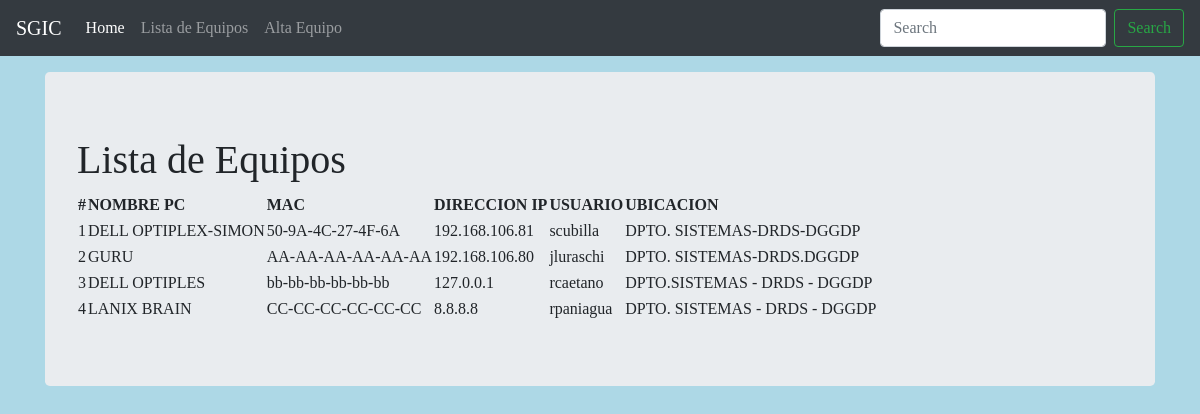
/computer_list/, run on the app's committed database.
### compuapp/models.py (models this page shows, shortened)
class Computer(models.Model):
    computer_name = models.CharField(max_length=30)
    IP_address = models.CharField(max_length=30)
    MAC_address = models.CharField(max_length=30)
    users_name = models.CharField(max_length=30)
    location = models.CharField(max_length=30)
    purchase_date = models.DateField(auto_now_add=False, auto_now=False, blank=True, null=True)
    timestamp = models.DateField(auto_now_add=True, auto_now=False, blank=True)

### compuapp/views.py (the view)
# urls.py: path('computer_list/', views.computer_list, name='computer_list'),
def computer_list(request):
    title = "Lista de Equipos"
    queryset = Computer.objects.all()
    context = {
    "title": title,
    "queryset": queryset,
    }
    return render(request, "list_computer.html",context)

### templates/list_computer.html (shortened to what this page needs)
{% load static %}
<!doctype html>
<html lang="en">
  <head>
<link href="{% static 'css/bootstrap.min.css' %}" rel="stylesheet">
     <link href="{% static 'css/stylesheet.css' %}" rel="stylesheet">
    <link href="{% static 'css/navbar-top-fixed.css' %}" rel="stylesheet">
  </head>
  <body>
  {% include 'navbar.html'  %}
  <main role="main" class="container">
  <div class="jumbotron">
    <h1>  {{title}}</h1>
        <table>
    <tr>
        <th>#</th>
        <th>NOMBRE PC</th>
        <th>MAC</th>
        <th>DIRECCION IP</th>
        <th>USUARIO</th>
        <th>UBICACION</th>
    </tr>
    {% for instance in queryset %}
    <tr>
        <td>{{forloop.counter}}</td>
        <td>{{instance.computer_name}}</td>
        <td>{{instance.MAC_address}}</td>
        <td>{{instance.IP_address}}</td>
        <td>{{instance.users_name}}</td>
        <td>{{instance.location}}</td>
    </tr>
    {% endfor %}
    </table>
  </div>
</main>
      </body>
</html>

### compuapp/static/css/stylesheet.css (style rules this page uses)
body { background-color: lightblue; font-family: verdana; }

### compuapp/static/css/navbar-top-fixed.css (style rules this page uses)
body { min-height: 75rem; padding-top: 4.5rem; }

### data on the page
Computer: computer_name "DELL OPTIPLEX-SIMON", MAC_address "50-9A-4C-27-4F-6A", IP_address "192.168.106.81", users_name "scubilla", location "DPTO. SISTEMAS-DRDS-DGGDP"
Computer: computer_name "GURU", MAC_address "AA-AA-AA-AA-AA-AA", IP_address "192.168.106.80", users_name "jluraschi", location "DPTO. SISTEMAS-DRDS.DGGDP"
Computer: computer_name "DELL OPTIPLES", MAC_address "bb-bb-bb-bb-bb-bb", IP_address "127.0.0.1", users_name "rcaetano", location "DPTO.SISTEMAS - DRDS - DGGDP"
Computer: computer_name "LANIX BRAIN", MAC_address "CC-CC-CC-CC-CC-CC", IP_address "8.8.8.8", users_name "rpaniagua", location "DPTO. SISTEMAS - DRDS - DGGDP"

### other printed values
{{ title }} "Lista de Equipos"
